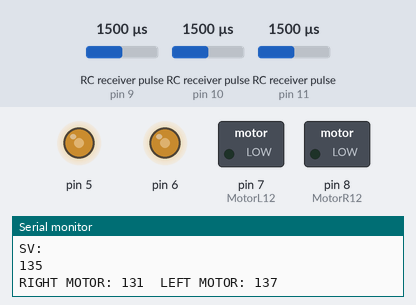
Recording of a sketch running on a simulated Arduino Uno, built with avr-gcc and run on an emulated ATmega328P. On the bench: switched loads named in the sketch (green lamp = pin HIGH), output pins drawn as LEDs (lit = HIGH), the last lines printed to the serial monitor. Wiring (inferred from the names in the program): 3 × RC receiver channel: data pin 10 / data pin 9 / data pin 11. The inputs (shaded band) are chosen by the test bench; at power-on: RC receiver pulse (sensors on pin 9, pin 10, pin 11) 1500 µs.

Above: at 1.2 s.
1.3 s: RC receiver pulse (sensor on pin 9) set to 1020 µs
At 1.8 s:
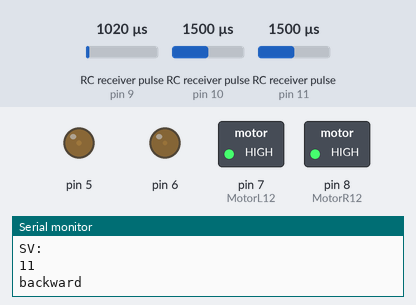
2.9 s: RC receiver pulse (sensor on pin 10) set to 1020 µs
At 3.5 s:
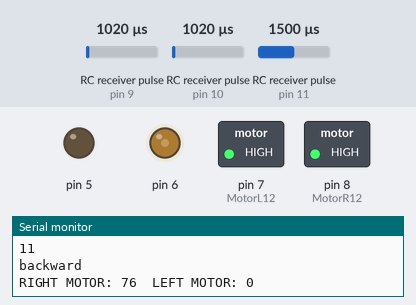
4.4 s: RC receiver pulse (sensor on pin 11) set to 1052 µs
5.9 s: RC receiver pulse (sensor on pin 11) set to 1025 µs
At 7.0 s:
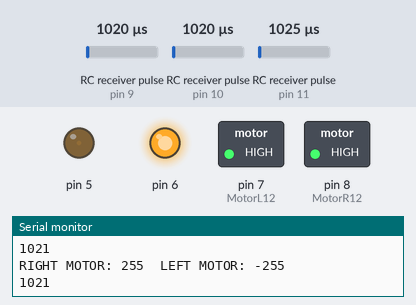
7.4 s: RC receiver pulse (sensor on pin 11) set to 1980 µs
At 8.6 s:
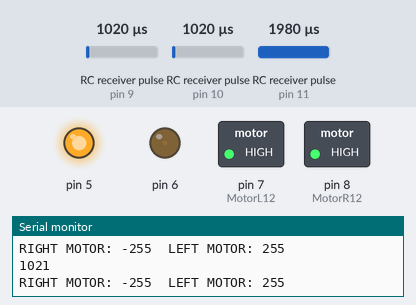
8.9 s: RC receiver pulse (sensor on pin 11) set to 1910 µs
11.9 s: RC receiver pulse (sensor on pin 11) set to 1881 µs
At 12.3 s:
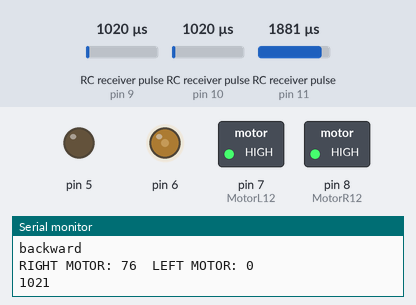
Timing chart, 0 to 14.5 s (numbered marks = the images above; inputs shaded):
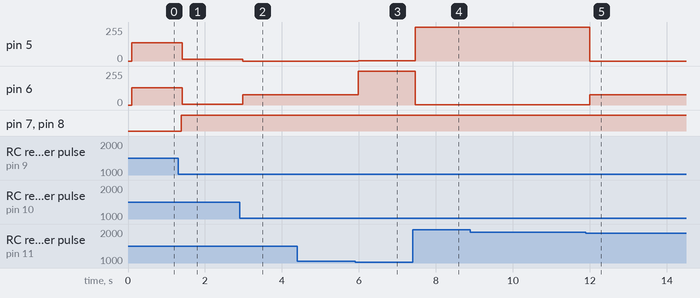

Measured:
- the behaviour switches between 1036 and 1035 µs on RC receiver pulse (sensor on pin 11) (found by bisection; images 2 and 3)
- the behaviour switches between 1900 and 1899 µs on RC receiver pulse (sensor on pin 11) (found by bisection; images 4 and 5)
- after the input at 1.3 s, pin 5: 137/255 → 13/255 after 0.10 s; pin 6: 131/255 → 7/255 after 0.10 s; pin 7 (MotorL12), pin 8 (MotorR12): LOW → HIGH after 0.08 s
- after the input at 2.9 s, pin 5: 13/255 → 0/255 after 0.08 s; pin 6: 7/255 → 76/255 after 0.08 s
- after the input at 5.9 s, pin 5: 0/255 → 1/255 after 0.08 s; pin 6: 76/255 → 255/255 after 0.08 s
- after the input at 7.4 s, pin 5: 1/255 → 255/255 after 0.06 s; pin 6: 255/255 → 1/255 after 0.06 s
- after the input at 11.9 s, pin 5: 255/255 → 0/255 after 0.10 s; pin 6: 1/255 → 76/255 after 0.10 s

The sketch:

car_mov.ino
```cpp
//Pins
int DIR_L = 5;
int DIR_R=6;
int Ch2 = 9;
int Ch1 = 10;
int Ch4 = 11;
int MotorL12 = 7;
int MotorR12 = 8;
//Variablrs
int RightMotor = 0;
int LeftMotor = 0;
int SpeedValue = 0;
void setup() {
  Serial.begin(9600);
 pinMode(MotorL12, OUTPUT);
 pinMode(MotorR12, OUTPUT);
 pinMode(9, INPUT);
 pinMode(10, INPUT);
 pinMode(11, INPUT);
 pinMode(5,OUTPUT);
 pinMode(6,OUTPUT);
}

void loop() {
 if(!pulseIn(10,HIGH))
 {
   Serial.println("OFF");
   digitalWrite(MotorL12,LOW);
   digitalWrite(MotorR12,LOW);
 }
 else
 {
   int  r = map(pulseIn(Ch4, HIGH), 1980, 960,255,0);
   if(r< 20){
    RightMotor=255;
    LeftMotor=-255;
    digitalWrite(MotorL12,HIGH);
    digitalWrite(MotorR12,HIGH);
   }
   else if(r>235){
    RightMotor=-255;
    LeftMotor=255;
    digitalWrite(MotorL12,HIGH);
    digitalWrite(MotorR12,HIGH);
   }
   else{
    SpeedValue = map(pulseIn(Ch2, HIGH), 1965, 980, 255,0);
    RightMotor = SpeedValue - map(pulseIn(Ch1, HIGH), 980, 1965, -70, 70);
    LeftMotor = SpeedValue - map(pulseIn(Ch1, HIGH), 980, 1965, +70, -70) - 2;
    Serial.println("SV:");
    Serial.println(SpeedValue);
    if(SpeedValue>=255)
      SpeedValue=255;
    if(SpeedValue >= 137 && SpeedValue <= 255){
      Serial.println("forward");
      digitalWrite(MotorL12,HIGH);
      digitalWrite(MotorR12,HIGH);
    }
    else if(SpeedValue >= 0 && SpeedValue <= 117){
      Serial.println("backward");
      digitalWrite(MotorL12,HIGH);
      digitalWrite(MotorR12,HIGH);
    }
    else{
      digitalWrite(MotorL12,LOW);
      digitalWrite(MotorR12,LOW);
    }

    if(RightMotor < 5){
      RightMotor = 0;
    }
    if(LeftMotor < 5){
      LeftMotor = 0;
    }
    if(RightMotor >250){
      RightMotor = 255;
    }
    if(LeftMotor > 250){
      LeftMotor = 255;
    }
   }

  Serial.print("RIGHT MOTOR: ");
  Serial.print(RightMotor);
  Serial.print("  LEFT MOTOR: ");
  Serial.println(LeftMotor);
  Serial.println(pulseIn(9,HIGH));
  analogWrite(5, LeftMotor);
  analogWrite(6, RightMotor);
 }
}
```
